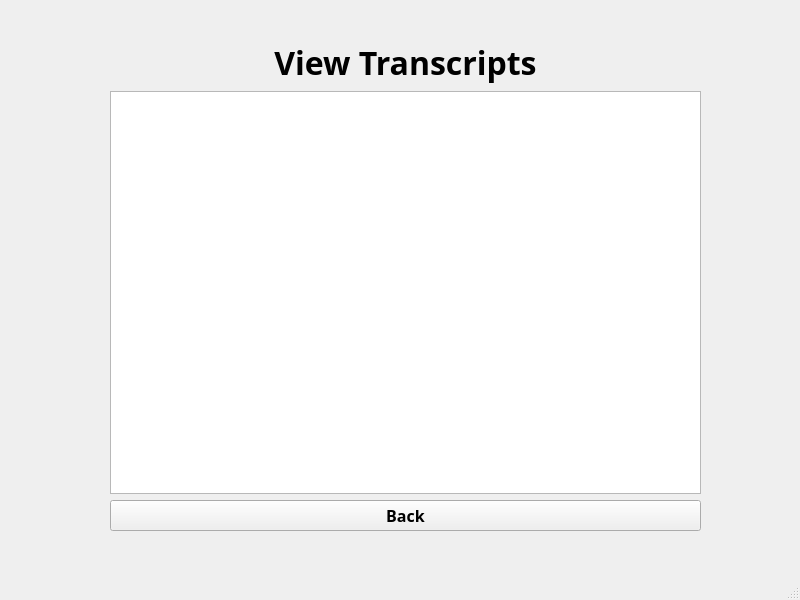
<?xml version="1.0" encoding="UTF-8"?>
<ui version="4.0">
 <class>MainWindow</class>
 <widget class="QMainWindow" name="MainWindow">
  <property name="geometry">
   <rect>
    <x>0</x>
    <y>0</y>
    <width>800</width>
    <height>600</height>
   </rect>
  </property>
  <property name="font">
   <font>
    <pointsize>12</pointsize>
   </font>
  </property>
  <property name="windowTitle">
   <string>MainWindow</string>
  </property>
  <widget class="QWidget" name="centralwidget">
   <widget class="QWidget" name="verticalLayoutWidget">
    <property name="geometry">
     <rect>
      <x>110</x>
      <y>40</y>
      <width>591</width>
      <height>491</height>
     </rect>
    </property>
    <layout class="QVBoxLayout" name="verticalLayout">
     <item>
      <widget class="QLabel" name="label">
       <property name="font">
        <font>
         <family>Rockwell</family>
         <pointsize>20</pointsize>
        </font>
       </property>
       <property name="text">
        <string>&lt;html&gt;&lt;head/&gt;&lt;body&gt;&lt;p align=&quot;center&quot;&gt;&lt;span style=&quot; font-size:24pt; font-weight:600;&quot;&gt;View Transcripts&lt;/span&gt;&lt;/p&gt;&lt;/body&gt;&lt;/html&gt;</string>
       </property>
      </widget>
     </item>
     <item>
      <widget class="QTableView" name="TextBr"/>
     </item>
     <item>
      <widget class="QPushButton" name="pushButton_Back">
       <property name="font">
        <font>
         <family>Rockwell</family>
         <pointsize>12</pointsize>
         <weight>75</weight>
         <bold>true</bold>
        </font>
       </property>
       <property name="text">
        <string>Back</string>
       </property>
      </widget>
     </item>
    </layout>
   </widget>
  </widget>
  <widget class="QMenuBar" name="menubar">
   <property name="geometry">
    <rect>
     <x>0</x>
     <y>0</y>
     <width>800</width>
     <height>21</height>
    </rect>
   </property>
  </widget>
  <widget class="QStatusBar" name="statusbar"/>
 </widget>
 <resources/>
 <connections/>
</ui>
